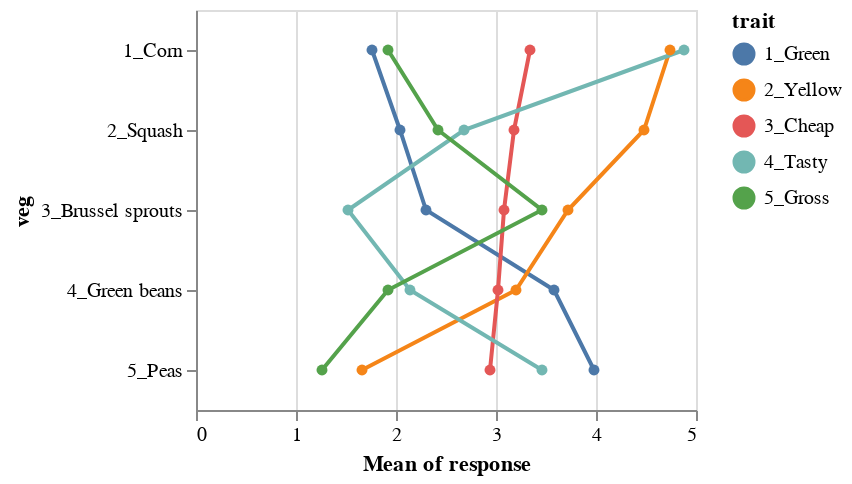

Notebook source saved alongside this figure:
### Markdown cell above
## Reducing repeated elements with a base plot

We can see in the example above that the lines and dots plots are almost exactly the same. Altair lets us use that and just add the differences.

- We'll define a base plot with all of the common elements, and 
- then add the differences to each right before layeringj
- *Note: base is not a special word – that's just the variable name I used here*

### Code cell
base = alt.Chart(df).encode(
    x = 'mean(response):Q',
    y = 'veg:N',
    color = 'trait:N'
).properties(
    width = 250,
    height = 200
)

base.mark_line() + base.mark_circle()

### Figure 1 — Vega-Lite specification as saved in the notebook (floating-point values rounded to 4 significant figures; data arrays with more than 128 entries replaced by an {"elided": "..."} marker saying what was removed)
{"config": {"view": {"continuousWidth": 300, "continuousHeight": 300}}, "layer": [{"mark": {"type": "line"}, "encoding": {"color": {"field": "trait", "type": "nominal"}, "x": {"aggregate": "mean", "field": "response", "type": "quantitative"}, "y": {"field": "veg", "type": "nominal"}}}, {"mark": {"type": "circle"}, "encoding": {"color": {"field": "trait", "type": "nominal"}, "x": {"aggregate": "mean", "field": "response", "type": "quantitative"}, "y": {"field": "veg", "type": "nominal"}}}], "data": {"name": "data-07f93f6fab5f4d4715a804d075ffd351"}, "height": 200, "width": 250, "$schema": "https://vega.github.io/schema/vega-lite/v5.8.0.json", "datasets": {"data-07f93f6fab5f4d4715a804d075ffd351": {"elided": "1250 records"}}}
